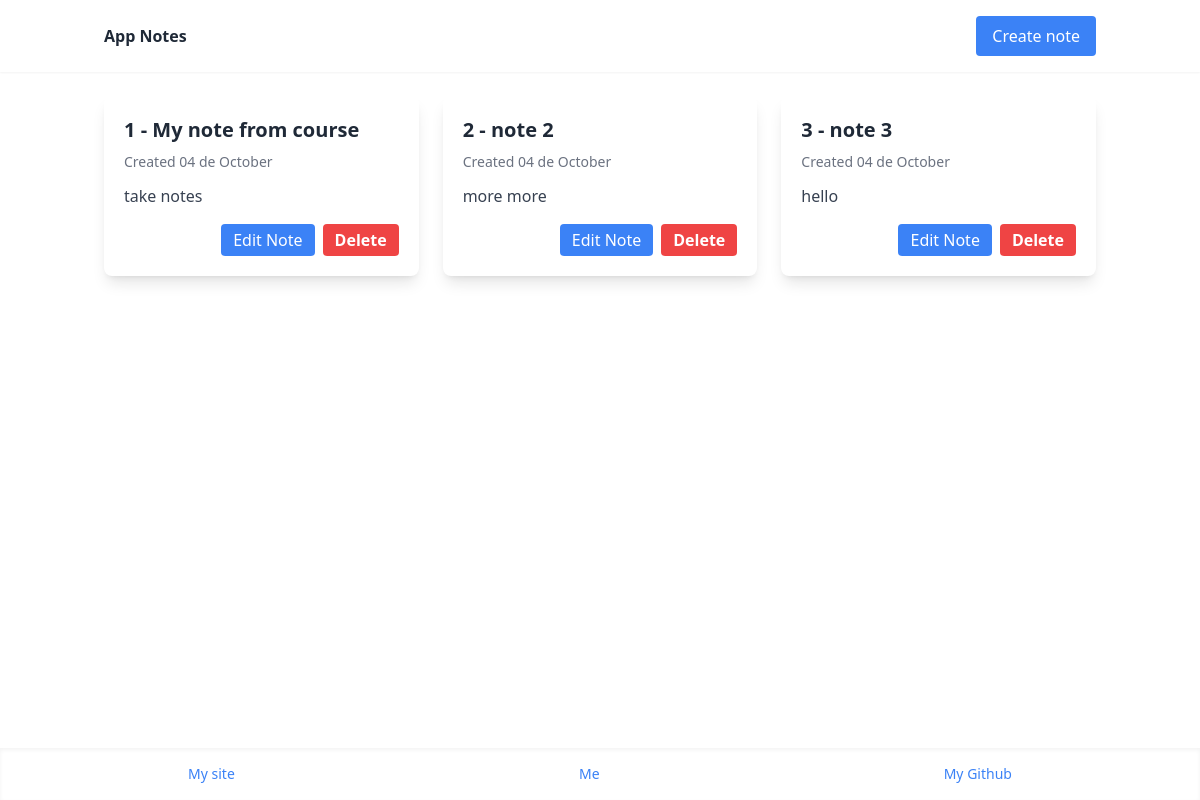
Before: /notes/ with the older database file.
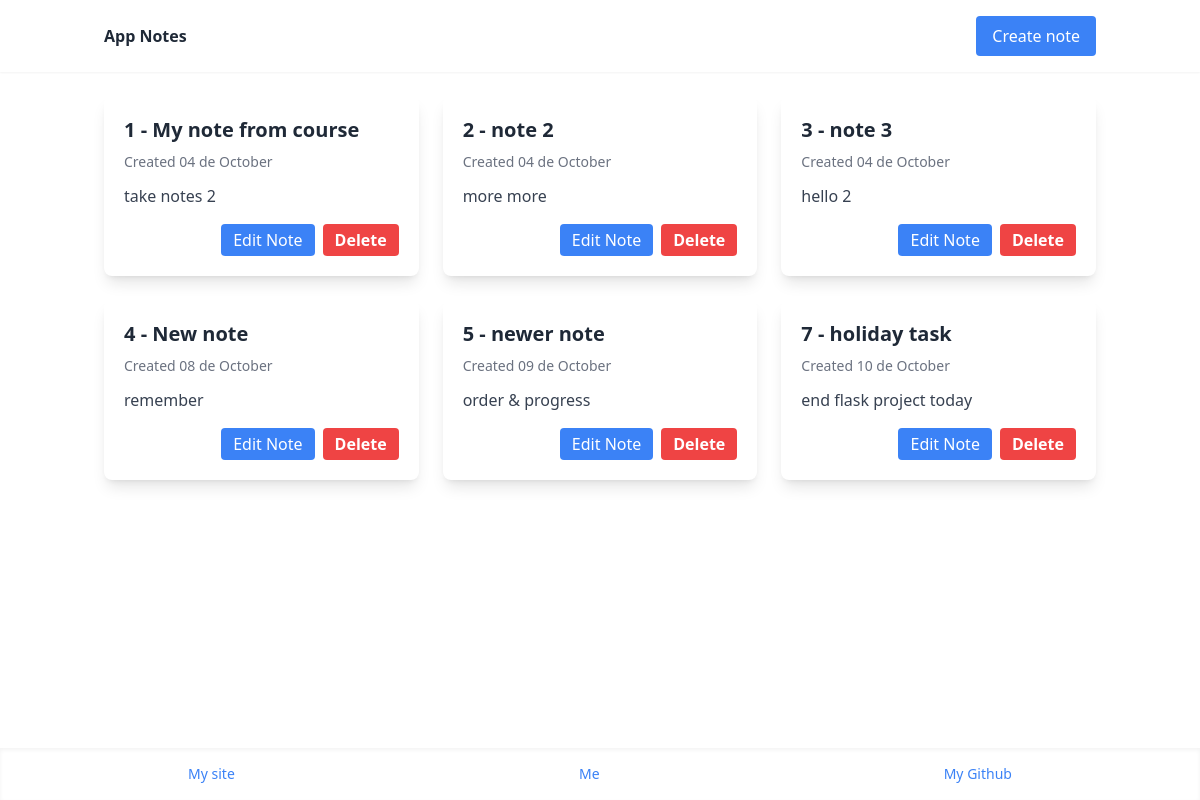
After: the same page with the newer database file.
### app/models.py (models this page shows, shortened)
class Note(db.Model):
    id = db.Column(db.Integer, primary_key=True)
    title = db.Column(db.String(100), nullable=False)
    content = db.Column(db.String(200), nullable=False)
    created_at = db.Column(db.DateTime, default=datetime.now(timezone.utc), nullable=False)
    updated_at = db.Column(db.DateTime, default=datetime.now(timezone.utc), onupdate=datetime.now(timezone.utc), nullable=False)

### app/notes/routes.py (the view)
@notes_bp.route("/")
def notes_home():
    notes = Note.query.all()
    return render_template("home.html", notes=notes)

### app/notes/templates/home.html (shortened to what this page needs)
{% extends "base.html" %}
{% block content %}
    {% if notes %}
    <div class="grid grid-cols-1 md:grid-cols-2 lg:grid-cols-3 gap-6">
        {% for note in notes %}
        <div class="bg-white shadow-lg rounded-lg p-5">
            <h2 class="text-xl font-semibold text-gray-800 mb-2">{{ note.id }} - {{ note.title }}</h2>
            <p class="text-sm text-gray-500 mb-3">Created {{ note.created_at.strftime('%d de %B') }}</p>
            <p class="text-gray-700 mb-4">{{ note.content[:140] }}{% if note.content|length > 140 %}...{% endif %}</p>
            <div class="flex justify-end space-x-2">
                <a href="{{ url_for('notes.edit_note', id=note.id) }}" class="px-3 py-1 bg-blue-500 text-white rounded hover:bg-blue-600" title="Edit Note">
                    Edit Note
                </a>
                <form
                    method="post"
                    action="{{ url_for('notes.delete_note', id=note.id) }}"
                    onsubmit="return confirm('Are you sure you want to delete this note?');"
                    class="bg-red-500 hover:bg-red-600 text-white font-semibold py-1 px-3 rounded"
                    >
                    <button type="submit">Delete</button>
                </form>
            </div>
        </div>
        {% endfor %}
    </div>
    {% else %}
        <p class="text-gray-500">No notes created yet. Start creating one!</p>
    {% endif %}
{% endblock content %}

### app/templates/base.html (shortened to what this page needs)
<!DOCTYPE html>
<html lang="en">
<head>
    <script src="https://cdn.tailwindcss.com"></script>
</head>
<body class="min-h-screen flex flex-col">
    <nav class="bg-white shadow-sm py-4">
        <div class="container mx-auto flex justify-between items-center px-4">
            <a href="{{ url_for('notes.notes_home' ) }}" class="tex-xl font-bold text-gray-800">App Notes</a>
            <a href="{{ url_for('notes.create_note') }}" class="px-4 py-2 bg-blue-500 text-white rounded hover:bg-blue-600">Create note</a>
        </div>
    </nav>
    <main class="flex-grow container mx-auto py-6 px-4">
    {% block content %}{% endblock content%}
    </main>
    <footer class="bg-white shadow-inner text-center flex justify-around p-4 mt-6 text-sm text-gray-500 hight-200">
        <a href="https://jnahuel.com" class="text-blue-500 hover:underline">My site</a>
        <a href="https://linkedin.com/in/nahuel-seoane" class="text-blue-500 hover:underline">Me</a>
        <a href="https://github.com/nahuelseoane" class="text-blue-500 hover:underline">My Github</a>
    </footer>
</body>
</html>

Changed rows visible on the page:
changed Note "My note from course": content "take notes" → "take notes 2"
changed Note "note 3": content "hello" → "hello 2"
added Note: id "4", title "New note", created_at "08 de October", content "remember"
added Note: id "5", title "newer note", created_at "09 de October", content "order & progress"
added Note: id "7", title "holiday task", created_at "10 de October", content "end flask project today"
